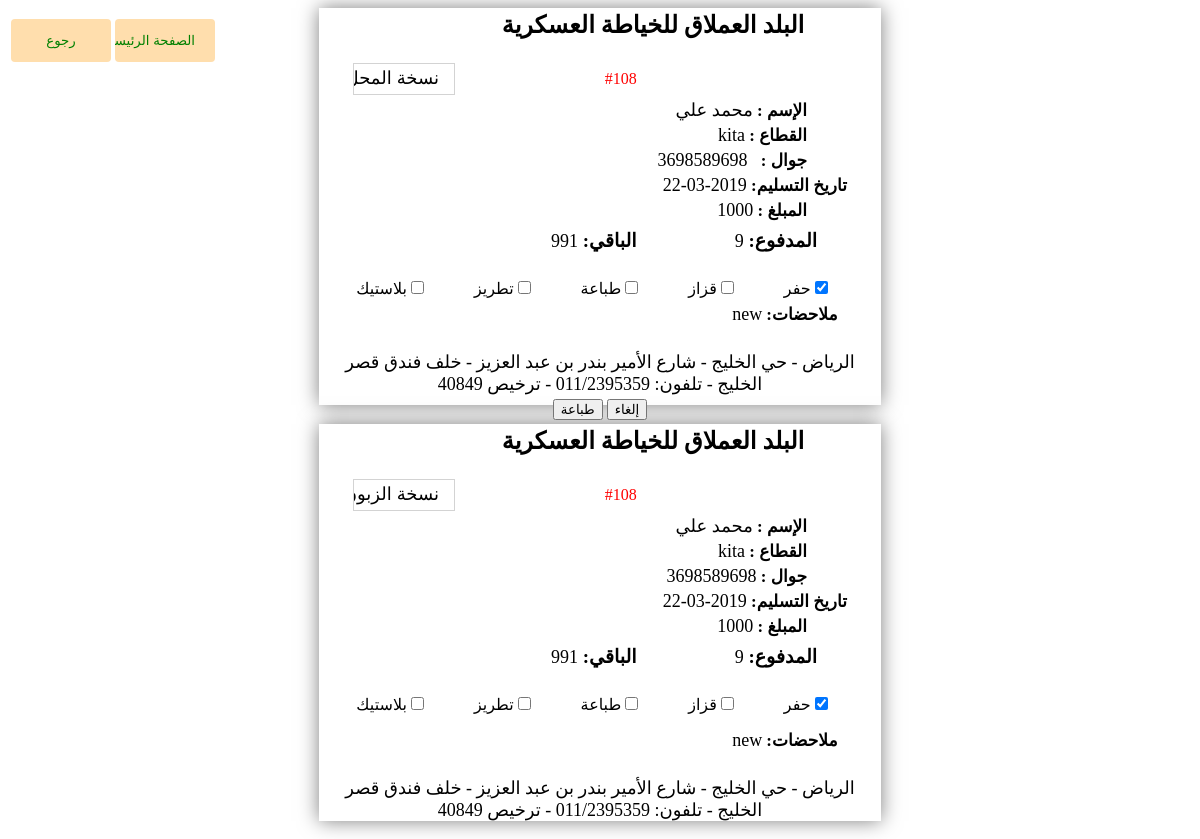
/law7atIsm3User.php, run on the app's committed database.
### tables this page shows
CREATE TABLE `altermahal` (
  `alterMahal_id` int(11) NOT NULL,
  `mahalName` text NOT NULL
);

CREATE TABLE `law7atism` (
  `law7atIsm_id` int(11) NOT NULL,
  `name` text NOT NULL,
  `qita3` text NOT NULL,
  `jawal` varchar(14) NOT NULL,
  `overall` float NOT NULL,
  `type` text NOT NULL,
  `paid` float NOT NULL,
  `baki` float NOT NULL,
  `notes` text NOT NULL,
  `dateOfCompletion` date NOT NULL
);

CREATE TABLE `alteraddress` (
  `address_id` int(11) NOT NULL,
  `address` text NOT NULL,
  `addressEn` text NOT NULL
);

### law7atIsm3User.php (the view, shortened to what this page needs)
<?php
$host='localhost';
$username='root';
$password='';
$db_name='gicontra_sewingFactory';
$connection= MySqli_connect($host, $username, $password)or die("cannot connect");
MySqli_select_db($connection, $db_name)or die("cannot select DB");
mysqli_query($connection, "SET NAMES 'utf8'");
mysqli_query($connection, 'SET CHARACTER SET utf8');
$sql2 = "SELECT * FROM law7atIsm ORDER BY law7atIsm_id DESC LIMIT 1";
$result2 = mysqli_query($connection, $sql2);
while ($row = mysqli_fetch_array($result2)) {
$typeImported=$row['type'];
	$name=$row['name'];
	$jawal=$row['jawal'];
	$qita3=$row['qita3'];
	$overall=$row['overall'];
	$paid=$row['paid'];
	$baki=$row['baki'];
	$notes=$row['notes'];
	$datepicker=$row['dateOfCompletion'];
}
?>
<html>
    <head>
        </head>
        <body dir="rtl">
		<table style="float:left;">
		<tr>
<td>
<input type="button" value="الصفحة الرئيسية" class="homebutton" id="btnHome"
onClick="document.location.href='mainPageUser.php'" />
</td>
<td><input type="button" value="رجوع" class="homebutton"
				id="btnHome" onclick="history.back()" /></td>
        </tr>
		</table>
            <page size="A4/2">
            <table style="width:500px;" align="center">
                <tr>
                    <td colspan ="2" align="center">
                     <?php
$sql = "SELECT * FROM altermahal ORDER BY alterMahal_id DESC LIMIT 0, 1";
$result = $connection->query($sql);
if ($result->num_rows >=0) {
    while($row = $result->fetch_assoc()) {
$mahalName=$row['mahalName'];
echo '<h2 style="text-align:center;">'.$mahalName.'</h2>';
}
}
else{
echo "0 results";
}
?>
                        </td>
                    </tr>
                    <tr>
                        <td>
                                    </td>
                        <td>
<?php
$sql = "SELECT * FROM law7atIsm ORDER BY law7atIsm_id DESC LIMIT 0, 1";
$result = $connection->query($sql);
if ($result->num_rows >=0) {
    while($row = $result->fetch_assoc()) {
$law7atIsm_id=$row['law7atIsm_id'];
echo '<font color="red" align="right">'.'#'.$law7atIsm_id.'</font>';
}
}
else
{
    echo "0 results";
}
?>
                            </td>
                            <td>
                                <canvas id="myCanvas" width="100" height="30"
style="border:1px solid #d3d3d3;">
</canvas>
                                    </td>
                        </tr>
                <tr style="margin-top:10px">
                    <td style="margin-top:10px;cell-padding:20px;" colspan="3">
                        <label style="font-size:17px;margin-top:20px;margin-right:40px;font-weight:bold;">الإسم  :   </label><label style="font-size:18px">  <?php echo $name;?></label>
                        </td>
                        </tr>
                <tr style="margin-top:10px">
                    <td style="margin-top:10px;cell-padding:20px;" colspan="3">
                        <label style="font-size:17px;margin-top:20px;margin-right:40px;font-weight:bold;">القطاع :      </label> <label style="font-size:18px"> <?php echo $qita3; ?> </label>
                        </td>
                        </tr>
                        <tr style="margin-top:10px">
                    <td style="margin-top:10px;cell-padding:20px;" colspan="3">
                        <label style="font-size:17px;margin-top:20px;margin-right:40px;font-weight:bold;">جوال :    </label><label style="font-size:18px">&nbsp <?php echo $jawal; ?></label>
                        </td>
                        </tr>
                        <tr style="margin-top:10px">
                                    <td style="margin-top:10px;cell-padding:20px;" colspan="3">
                                    <label style="font-size:17px; font-weight:bold;">تاريخ التسليم: </label><label style="font-size:18px"> <?php echo $datepicker;?></label>
                                    </td>
                                </tr>
                <tr style="margin-top:10px">
                    <td style="margin-top:10px;cell-padding:20px;" colspan="3">
                        <label style="font-size:17px;margin-top:20px;margin-right:40px;font-weight:bold;">المبلغ :    </label><label style="font-size:18px"> <?php echo $overall; ?></label>
                        </td>
                        </tr>
                            <tr>
                                <td>
                                    </td>
                                </tr>
                            <tr>
                                    <td style="width:225px;text-align:right">
                                    <label style="font-size:19px;font-weight:bold;width:166px;margin-right:30px">المدفوع: </label><label style="font-size:18px"> <?php echo $paid;?></label>
                                    </td>
                                    <td style="width:199px">
                                    <label style="font-size:19px; font-weight:bold;">الباقي: </label><label style="font-size:18px"> <?php echo $baki;?></label>
                                    </td>
                                </tr>
                                </table>
                                <form method="POST">
                                <table  style="margin-top:20px">
                                <tr  style="margin-top:20px">
                                    <td style="margin-top:20px;text-align:center;margin-right:150px;">
									<?php
		$all_types=array('حفر','قزاز','طباعة','تطريز','بلاستيك');
$typeArr = explode(" ",$typeImported);
foreach ($all_types as $typeImported){
   $checkedStatus = "";
   if(in_array($typeImported,$typeArr)) { $checkedStatus ="checked"; }
   echo "<label><input style='margin-right:50px;' type='checkbox' ".$checkedStatus." value='".$typeImported."'/>".$typeImported."</label>";
}
?>
                                    </td>
                                </tr>
                                </table>
                                <table
                                        <tr>
                                            <td>
                                           <label style="font-size:17px;margin-top:20px;margin-right:40px;font-weight:bold;">ملاحضات:</label>
            </td>
            <td>
                <label style="font-size:18px;"><?php echo $notes; ?></label>
                </td>
                                    </table>
                                    <table  style="margin-top:20px">
                                <tr>
                    <td colspan="3" align="center">
                            <label style="font-size:18px">
<?php
$sql = "SELECT * FROM alteraddress ORDER BY address_id DESC LIMIT 0, 1";
$result = $connection->query($sql);
if ($result->num_rows >=0) {
    while($row = $result->fetch_assoc()) {
$address=$row['address'];
echo $address;
}
}
else{
echo "0 results";
}
?>
                            </label>
                        </td>
                        </tr>
                                <tr>
                                    <td>
                                    </td>
                                    <td align="center">
                                        <button id="printpagebutton2" align="center" formaction="law7atIsmUser.php">إلغاء</button>
                                        <button id="printpagebutton" onclick="printpage()" align="center">طباعة</button>
                                        </td>
                                        <td>
                                    </td>
                                    </tr>
                </table>
                </form>
       <script>
var canvas = document.getElementById("myCanvas");
var ctx = canvas.getContext("2d");
ctx.font = "18px Arial";
ctx.fillText("نسخة المحل",85,20);
</script>
</page>
<page size="A4/2">
            <table style="width:500px;" align="center">
                <tr>
                    <td colspan ="2" align="center">
                     <?php
$sql = "SELECT * FROM altermahal ORDER BY alterMahal_id DESC LIMIT 0, 1";
$result = $connection->query($sql);
if ($result->num_rows >=0) {
    while($row = $result->fetch_assoc()) {
$mahalName=$row['mahalName'];
echo '<h2 style="text-align:center;">'.$mahalName.'</h2>';
}
}
else{
echo "0 results";
}
?>
                        </td>
                    </tr>
                    <tr>
                        <td>
                                    </td>
                        <td>
<?php
$sql = "SELECT * FROM law7atIsm ORDER BY law7atIsm_id DESC LIMIT 0, 1";
$result = $connection->query($sql);
if ($result->num_rows >=0) {
    while($row = $result->fetch_assoc()) {
$law7atIsm_id=$row['law7atIsm_id'];
echo '<font color="red" align="right">'.'#'.$law7atIsm_id.'</font>';
}
}
else
{
    echo "0 results";
}
?>
                            </td>
                            <td>
                                <canvas id="myCanvas2" width="100" height="30"
style="border:1px solid #d3d3d3;">
</canvas>
                                    </td>
                        </tr>
                <tr style="margin-top:10px">
                    <td style="margin-top:10px;cell-padding:20px;" colspan="3">
                        <label style="font-size:17px;margin-top:20px;margin-right:40px;font-weight:bold;">الإسم  :   </label><label style="font-size:18px"><?php echo $name;?></label>
                        </td>
                        </tr>
                <tr style="margin-top:10px">
                    <td style="margin-top:10px;cell-padding:20px;" colspan="3">
                        <label style="font-size:17px;margin-top:20px;margin-right:40px;font-weight:bold;">القطاع :      </label> <label style="font-size:18px"><?php echo $qita3;  ?></label>
                        </td>
                        </tr>
                        <tr style="margin-top:10px">
                    <td style="margin-top:10px;cell-padding:20px;" colspan="3">
                        <label style="font-size:17px;margin-top:20px;margin-right:40px;font-weight:bold;">جوال :    </label><label style="font-size:18px"><?php echo $jawal; ?></label>
                        </td>
                        </tr>
                        <tr style="margin-top:10px">
                                    <td style="margin-top:10px;cell-padding:20px;" colspan="3">
                                    <label style="font-size:17px; font-weight:bold;">تاريخ التسليم: </label><label style="font-size:18px"> <?php echo $datepicker;?></label>
                                    </td>
                                </tr>
                <tr style="margin-top:10px">
                    <td style="margin-top:10px;cell-padding:20px;" colspan="3">
                        <label style="font-size:17px;margin-top:20px;margin-right:40px;font-weight:bold;">المبلغ :    </label><label style="font-size:18px"><?php echo $overall;?></label>
                        </td>
                        </tr>
                            <tr>
                                <td>
                                    </td>
                                </tr>
                            <tr>
                                    <td style="width:225px;text-align:right">
                                    <label style="font-size:19px;font-weight:bold;width:166px;margin-right:30px">المدفوع: </label><label style="font-size:18px"><?php echo $paid;?></label>
                                    </td>
                                    <td style="width:199px">
                                    <label style="font-size:19px; font-weight:bold;">الباقي: </label><label style="font-size:18px"><?php echo $baki;?></label>
                                    </td>
                                </tr>
                                </table>
                                <form>
                                <table  style="margin-top:20px" >
                                <tr  style="margin-top:20px">
                                    <td style="margin-top:20px">
         <?php
foreach ($all_types as $typeImported){
   $checkedStatus = "";
   if(in_array($typeImported,$typeArr)) { $checkedStatus ="checked"; }
   echo "<label><input style='margin-right:50px;' type='checkbox' ".$checkedStatus." value='".$typeImported."'/>".$typeImported."</label>";
}
?>
                                    </td>
                                </tr>
                                    </table>
                                    <table style="margin-top:10px;">
                                        <tr>
                                            <td>
                                           <label style="font-size:17px;margin-top:20px;margin-right:40px;font-weight:bold;">ملاحضات:</label>
            </td>
            <td>
                <label style="font-size:18px;"><?php echo $notes; ?></label>
                </td>
                                            </tr>
                                    </table>
                                    <table  style="margin-top:20px">
                                <tr>
                    <td colspan="3" align="center">
                            <label style="font-size:18px">
<?php
$sql = "SELECT * FROM alteraddress ORDER BY address_id DESC LIMIT 0, 1";
$result = $connection->query($sql);
if ($result->num_rows >=0) {
    while($row = $result->fetch_assoc()) {
$address=$row['address'];
echo $address;
}
}
else{
echo "0 results";
}
?>
                            </label>
                        </td>
                        </tr>
                </table>
                </form>
            <script>
var canvas = document.getElementById("myCanvas2");
var ctx = canvas.getContext("2d");
ctx.font = "18px Arial";
ctx.fillText("نسخة الزبون",85,20);
</script>
                </page>
            </body>
            </html>

### law7atIsm3User.php (style rules this page uses)
input[type=button] { width: 100px; background-color: #FFDEAD; color: green; padding: 14px 20px; margin: 8px 0; border: none; border-radius: 4px; cursor: pointer; }
page { background: white; display: block; margin: 0 auto; margin-bottom: 0.5cm; box-shadow: 0 0 0.5cm rgba(0,0,0,0.5); }
page[size="A4/2"] { width:14.85cm; height:10.5cm; }

### data on the page
altermahal: mahalName "البلد العملاق للخياطة العسكرية"
law7atism: law7atIsm_id "108", name "محمد علي", qita3 "kita", jawal "3698589698", dateOfCompletion "2019-03-22", overall "1000", paid "9", baki "991", notes "new"
alteraddress: address "الرياض - حي الخليج - شارع الأمير بندر بن عبد العزيز - خلف فندق قصر الخليج - تلفون: 011/2395359 - ترخيص 40849"

### other printed values
$typeImported "حفر"
$typeImported "قزاز"
$typeImported "طباعة"
$typeImported "تطريز"
$typeImported "بلاستيك"
